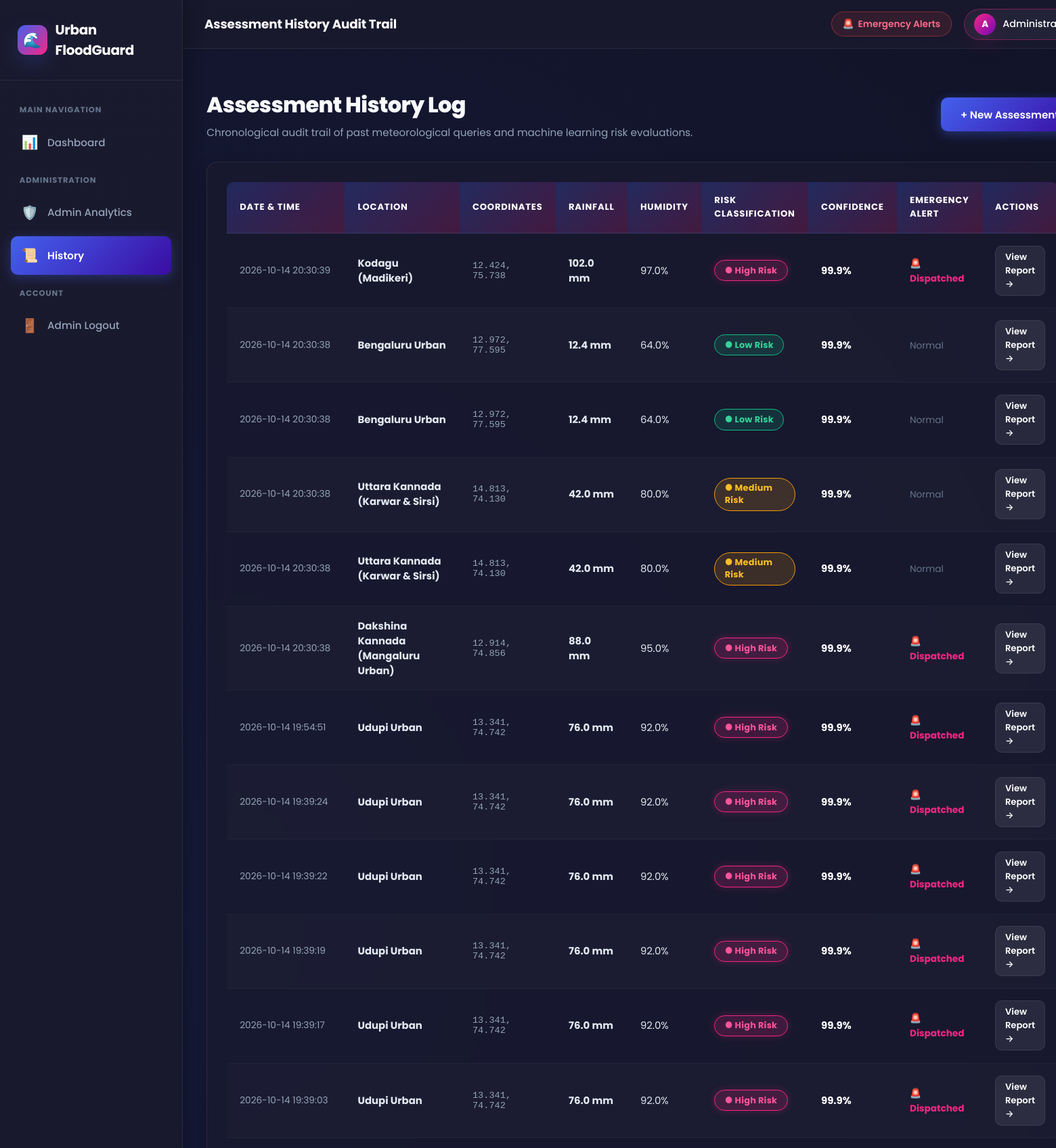
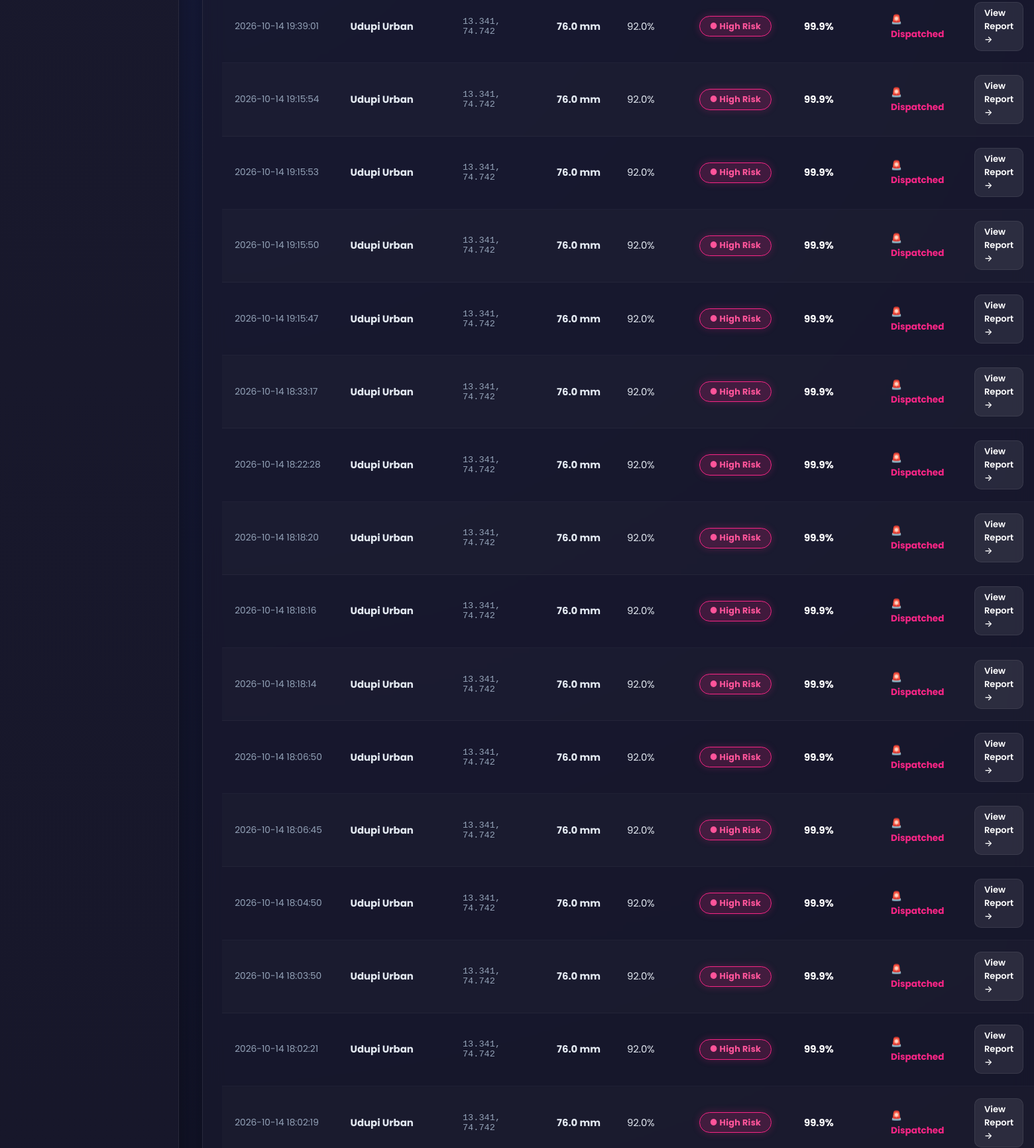
Page /history (signed in, upper part) on the committed database (2 pictures, top to bottom).
### tables this page shows
CREATE TABLE predictions (
                id INTEGER PRIMARY KEY AUTOINCREMENT,
                user_id INTEGER NULL,
                location_name TEXT NOT NULL,
                latitude REAL NOT NULL,
                longitude REAL NOT NULL,
                rainfall REAL NOT NULL,
                humidity REAL NOT NULL,
                temperature REAL NOT NULL,
                wind_speed REAL NOT NULL,
                pressure REAL NOT NULL,
                risk_level TEXT NOT NULL,
                probability REAL NOT NULL,
                alert_triggered INTEGER DEFAULT 0,
                created_at TIMESTAMP DEFAULT CURRENT_TIMESTAMP,
                FOREIGN KEY (user_id) REFERENCES users(id) ON DELETE SET NULL
            );

### app.py (the view)
@app.route("/history")
@admin_required
def history():
    predictions = fetch_all("SELECT * FROM predictions ORDER BY created_at DESC LIMIT 100")
    return render_template("history.html", predictions=predictions)

### app.py (called while the page is built)
def admin_required(view_func):
    @functools.wraps(view_func)
    def wrapped_view(*args, **kwargs):
        if "admin_id" not in session:
            flash("Administrator login required.", "danger")
            return redirect(url_for("admin_login", next=request.path))
        return view_func(*args, **kwargs)
    return wrapped_view

### database/db.py (called while the page is built, shortened)
def get_connection():
    global _use_sqlite_fallback
    conn = sqlite3.connect(Config.SQLITE_FALLBACK_PATH, check_same_thread=False)
    conn.row_factory = sqlite3.Row
    return conn

def fetch_all(query, params=None):
    conn = get_connection()
    cursor = None
    try:
        is_sqlite = isinstance(conn, sqlite3.Connection)
        if is_sqlite:
            query = query.replace("%s", "?")
            cursor = conn.cursor()
            cursor.execute(query, params or ())
            rows = cursor.fetchall()
            return [dict(row) for row in rows]
        else:
            cursor = conn.cursor(dictionary=True)
            cursor.execute(query, params or ())
            return cursor.fetchall()
    except Exception as e:
        logger.error(f"Error fetching all: {e} | Query: {query}")
        raise e
    finally:
        if cursor:
            cursor.close()
        if conn:
            conn.close()

### templates/history.html (shortened to what this page needs)
{% extends "base.html" %}
{% block breadcrumb %}Assessment History Audit Trail{% endblock %}
{% block content %}
<div style="display: flex; justify-content: space-between; align-items: center; margin-bottom: 2rem; flex-wrap: wrap; gap: 1rem;">
    <div>
        <h1 style="font-size: 2rem; font-weight: 800; letter-spacing: -0.02em; margin-bottom: 0.3rem;">
            Assessment History Log
        </h1>
        <p style="color: var(--text-muted); font-size: 0.95rem;">
            Chronological audit trail of past meteorological queries and machine learning risk evaluations.
        </p>
    </div>
    <div>
        <a href="{{ url_for('dashboard') }}" class="btn btn-primary">
            <span>+ New Assessment</span>
        </a>
    </div>
</div>
<div class="table-card">
    {% if predictions and predictions|length > 0 %}
    <div class="table-responsive">
        <table class="modern-table">
            <thead>
                <tr>
                    <th>Date & Time</th>
                    <th>Location</th>
                    <th>Coordinates</th>
                    <th>Rainfall</th>
                    <th>Humidity</th>
                    <th>Risk Classification</th>
                    <th>Confidence</th>
                    <th>Emergency Alert</th>
                    <th>Actions</th>
                </tr>
            </thead>
            <tbody>
                {% for p in predictions %}
                <tr>
                    <td style="color: var(--text-muted); font-size: 0.86rem; white-space: nowrap;">{{ p.created_at }}</td>
                    <td><strong>{{ p.location_name }}</strong></td>
                    <td style="color: #94a3b8; font-size: 0.85rem; font-family: monospace;">{{ "%.3f"|format(p.latitude) }}, {{ "%.3f"|format(p.longitude) }}</td>
                    <td><strong>{{ p.rainfall }} mm</strong></td>
                    <td>{{ p.humidity }}%</td>
                    <td>
                        {% if p.risk_level == 'High Risk' %}
                            <span class="status-badge badge-high">● High Risk</span>
                        {% elif p.risk_level == 'Medium Risk' %}
                            <span class="status-badge badge-med">● Medium Risk</span>
                        {% else %}
                            <span class="status-badge badge-low">● Low Risk</span>
                        {% endif %}
                    </td>
                    <td><strong style="color: #fff;">{{ "%.1f"|format(p.probability) }}%</strong></td>
                    <td>
                        {% if p.alert_triggered %}
                            <span style="color: var(--accent-pink); font-weight: 700; font-size: 0.85rem;">🚨 Dispatched</span>
                        {% else %}
                            <span style="color: var(--text-dim); font-size: 0.85rem;">Normal</span>
                        {% endif %}
                    </td>
                    <td>
                        <a href="{{ url_for('result_view', prediction_id=p.id) }}" class="btn btn-secondary" style="padding: 6px 14px; font-size: 0.82rem; border-radius: var(--radius-sm); text-decoration: none;">
                            View Report &rarr;
                        </a>
                    </td>
                </tr>
                {% endfor %}
            </tbody>
        </table>
    </div>
    {% endif %}
</div>
{% endblock %}

### templates/base.html (shortened to what this page needs)
<!DOCTYPE html>
<html lang="en">
<head>
    <link rel="stylesheet" href="https://unpkg.com/leaflet@1.9.4/dist/leaflet.css"/>
    <link rel="stylesheet" href="{{ url_for('static', filename='css/style.css') }}">
</head>
<body>
    <div class="app-container">
        <aside class="app-sidebar" id="appSidebar">
            <div class="sidebar-header">
                <div class="sidebar-logo-icon">🌊</div>
                <div class="sidebar-brand-text">
                    Urban
                    FloodGuard</span>
                </div>
            </div>
            <ul class="sidebar-menu">
                <li class="menu-label">Main Navigation</li>
                <li>
                    <a href="{{ url_for('dashboard') }}" class="sidebar-link {% if request.endpoint == 'dashboard' %}active{% endif %}">
                        <span class="sidebar-link-icon">📊</span>
                        <span>Dashboard</span>
                    </a>
                </li>
                <li class="menu-label">Administration</li>
                {% if session.get('admin_id') %}
                    <li>
                        <a href="{{ url_for('admin_dashboard') }}" class="sidebar-link {% if request.endpoint == 'admin_dashboard' %}active{% endif %}">
                            <span class="sidebar-link-icon">🛡️</span>
                            <span>Admin Analytics</span>
                        </a>
                    </li>
                    <li>
                        <a href="{{ url_for('history') }}" class="sidebar-link {% if request.endpoint == 'history' %}active{% endif %}">
                            <span class="sidebar-link-icon">📜</span>
                            <span>History</span>
                        </a>
                    </li>
                {% endif %}
                <li class="menu-label">Account</li>
                {% if session.get('user_id') %}
                    <li>
                        <a href="{{ url_for('logout') }}" class="sidebar-link">
                            <span class="sidebar-link-icon">🚪</span>
                            <span>Sign Out</span>
                        </a>
                    </li>
                {% elif session.get('admin_id') %}
                    <li>
                        <a href="{{ url_for('admin_logout') }}" class="sidebar-link">
                            <span class="sidebar-link-icon">🚪</span>
                            <span>Admin Logout</span>
                        </a>
                    </li>
                {% endif %}
            </ul>
        </aside>
        <div class="app-main">
            <header class="app-header">
                <div class="header-left">
                    <div class="header-breadcrumb">
                        {% block breadcrumb %}Urban Flood Early Warning Dashboard{% endblock %}
                    </div>
                </div>
                <div class="header-right">
                    <button type="button" class="btn btn-secondary" onclick="openAlertsModal()" style="padding: 0.45rem 1rem; font-size: 0.85rem; border-radius: 999px; display: inline-flex; align-items: center; gap: 6px; border: 1px solid rgba(239, 68, 68, 0.4); background: rgba(239, 68, 68, 0.12); color: #ff6b8b;">
                        <span style="display:inline-block; animation: pulse 1.5s infinite;">🚨</span>
                        <span>Emergency Alerts</span>
                    </button>
                    {% if session.get('user_id') %}
                        <a href="{{ url_for('dashboard') }}" class="user-profile-badge">
                            <div class="user-avatar-circle">
                                {{ session.get('user_name', 'U')[:1]|upper }}
                            </div>
                            <span>{{ session.get('user_name') }}</span>
                        </a>
                    {% elif session.get('admin_id') %}
                        <a href="{{ url_for('admin_dashboard') }}" class="user-profile-badge" style="border-color: rgba(247, 37, 133, 0.4);">
                            <div class="user-avatar-circle" style="background: var(--grad-accent);">
                                A
                            </div>
                            <span>Administrator</span>
                        </a>
                    {% endif %}
                </div>
            </header>
            <main class="page-container">
                {% block content %}{% endblock %}
            </main>
        </div>
    </div>
</body>
</html>

### rows in the picture
predictions: created_at "2026-10-14 20:30:39", location_name "Kodagu (Madikeri)", latitude "12.424", longitude "75.738", rainfall "102.0", humidity "97.0", risk_level "● High Risk", probability "99.9", alert_triggered "🚨 Dispatched"
predictions: created_at "2026-10-14 20:30:38", location_name "Bengaluru Urban", latitude "12.972", longitude "77.595", rainfall "12.4", humidity "64.0", risk_level "● Low Risk", probability "99.9", alert_triggered "Normal"
predictions: created_at "2026-10-14 20:30:38", location_name "Bengaluru Urban", latitude "12.972", longitude "77.595", rainfall "12.4", humidity "64.0", risk_level "● Low Risk", probability "99.9", alert_triggered "Normal"
predictions: created_at "2026-10-14 20:30:38", location_name "Uttara Kannada (Karwar & Sirsi)", latitude "14.813", longitude "74.130", rainfall "42.0", humidity "80.0", risk_level "● Medium Risk", probability "99.9", alert_triggered "Normal"
predictions: created_at "2026-10-14 20:30:38", location_name "Uttara Kannada (Karwar & Sirsi)", latitude "14.813", longitude "74.130", rainfall "42.0", humidity "80.0", risk_level "● Medium Risk", probability "99.9", alert_triggered "Normal"
predictions: created_at "2026-10-14 20:30:38", location_name "Dakshina Kannada (Mangaluru Urban)", latitude "12.914", longitude "74.856", rainfall "88.0", humidity "95.0", risk_level "● High Risk", probability "99.9", alert_triggered "🚨 Dispatched"
predictions: created_at "2026-10-14 19:54:51", location_name "Udupi Urban", latitude "13.341", longitude "74.742", rainfall "76.0", humidity "92.0", risk_level "● High Risk", probability "99.9", alert_triggered "🚨 Dispatched"
predictions: created_at "2026-10-14 19:39:24", location_name "Udupi Urban", latitude "13.341", longitude "74.742", rainfall "76.0", humidity "92.0", risk_level "● High Risk", probability "99.9", alert_triggered "🚨 Dispatched"
predictions: created_at "2026-10-14 19:39:22", location_name "Udupi Urban", latitude "13.341", longitude "74.742", rainfall "76.0", humidity "92.0", risk_level "● High Risk", probability "99.9", alert_triggered "🚨 Dispatched"
predictions: created_at "2026-10-14 19:39:19", location_name "Udupi Urban", latitude "13.341", longitude "74.742", rainfall "76.0", humidity "92.0", risk_level "● High Risk", probability "99.9", alert_triggered "🚨 Dispatched"
predictions: created_at "2026-10-14 19:39:17", location_name "Udupi Urban", latitude "13.341", longitude "74.742", rainfall "76.0", humidity "92.0", risk_level "● High Risk", probability "99.9", alert_triggered "🚨 Dispatched"
predictions: created_at "2026-10-14 19:39:03", location_name "Udupi Urban", latitude "13.341", longitude "74.742", rainfall "76.0", humidity "92.0", risk_level "● High Risk", probability "99.9", alert_triggered "🚨 Dispatched"
predictions: created_at "2026-10-14 19:39:01", location_name "Udupi Urban", latitude "13.341", longitude "74.742", rainfall "76.0", humidity "92.0", risk_level "● High Risk", probability "99.9", alert_triggered "🚨 Dispatched"
predictions: created_at "2026-10-14 19:15:54", location_name "Udupi Urban", latitude "13.341", longitude "74.742", rainfall "76.0", humidity "92.0", risk_level "● High Risk", probability "99.9", alert_triggered "🚨 Dispatched"
predictions: created_at "2026-10-14 19:15:53", location_name "Udupi Urban", latitude "13.341", longitude "74.742", rainfall "76.0", humidity "92.0", risk_level "● High Risk", probability "99.9", alert_triggered "🚨 Dispatched"
predictions: created_at "2026-10-14 19:15:50", location_name "Udupi Urban", latitude "13.341", longitude "74.742", rainfall "76.0", humidity "92.0", risk_level "● High Risk", probability "99.9", alert_triggered "🚨 Dispatched"
predictions: created_at "2026-10-14 19:15:47", location_name "Udupi Urban", latitude "13.341", longitude "74.742", rainfall "76.0", humidity "92.0", risk_level "● High Risk", probability "99.9", alert_triggered "🚨 Dispatched"
predictions: created_at "2026-10-14 18:33:17", location_name "Udupi Urban", latitude "13.341", longitude "74.742", rainfall "76.0", humidity "92.0", risk_level "● High Risk", probability "99.9", alert_triggered "🚨 Dispatched"
predictions: created_at "2026-10-14 18:22:28", location_name "Udupi Urban", latitude "13.341", longitude "74.742", rainfall "76.0", humidity "92.0", risk_level "● High Risk", probability "99.9", alert_triggered "🚨 Dispatched"
predictions: created_at "2026-10-14 18:18:20", location_name "Udupi Urban", latitude "13.341", longitude "74.742", rainfall "76.0", humidity "92.0", risk_level "● High Risk", probability "99.9", alert_triggered "🚨 Dispatched"
predictions: created_at "2026-10-14 18:18:16", location_name "Udupi Urban", latitude "13.341", longitude "74.742", rainfall "76.0", humidity "92.0", risk_level "● High Risk", probability "99.9", alert_triggered "🚨 Dispatched"
predictions: created_at "2026-10-14 18:18:14", location_name "Udupi Urban", latitude "13.341", longitude "74.742", rainfall "76.0", humidity "92.0", risk_level "● High Risk", probability "99.9", alert_triggered "🚨 Dispatched"
predictions: created_at "2026-10-14 18:06:50", location_name "Udupi Urban", latitude "13.341", longitude "74.742", rainfall "76.0", humidity "92.0", risk_level "● High Risk", probability "99.9", alert_triggered "🚨 Dispatched"
predictions: created_at "2026-10-14 18:06:45", location_name "Udupi Urban", latitude "13.341", longitude "74.742", rainfall "76.0", humidity "92.0", risk_level "● High Risk", probability "99.9", alert_triggered "🚨 Dispatched"
predictions: created_at "2026-10-14 18:04:50", location_name "Udupi Urban", latitude "13.341", longitude "74.742", rainfall "76.0", humidity "92.0", risk_level "● High Risk", probability "99.9", alert_triggered "🚨 Dispatched"
predictions: created_at "2026-10-14 18:03:50", location_name "Udupi Urban", latitude "13.341", longitude "74.742", rainfall "76.0", humidity "92.0", risk_level "● High Risk", probability "99.9", alert_triggered "🚨 Dispatched"
predictions: created_at "2026-10-14 18:02:21", location_name "Udupi Urban", latitude "13.341", longitude "74.742", rainfall "76.0", humidity "92.0", risk_level "● High Risk", probability "99.9", alert_triggered "🚨 Dispatched"
predictions: created_at "2026-10-14 18:02:19", location_name "Udupi Urban", latitude "13.341", longitude "74.742", rainfall "76.0", humidity "92.0", risk_level "● High Risk", probability "99.9", alert_triggered "🚨 Dispatched"
